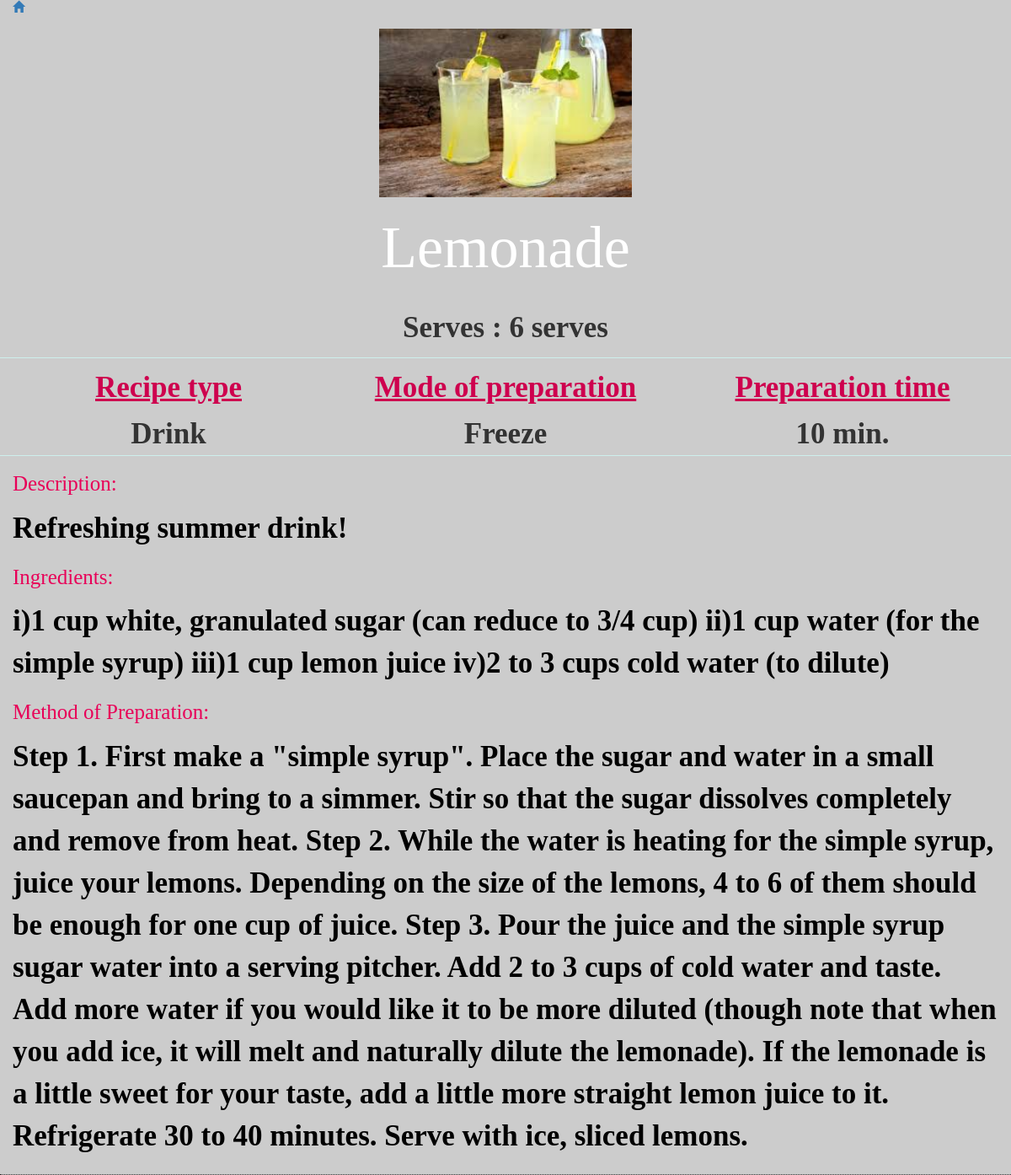
/front.php, run on the app's committed database.
### tables this page shows
CREATE TABLE `recipes` (
  `id` int(11) NOT NULL,
  `title` varchar(10) NOT NULL,
  `des` varchar(50) NOT NULL,
  `type` varchar(20) NOT NULL,
  `mode` varchar(30) NOT NULL,
  `time` varchar(10) NOT NULL,
  `ing` varchar(1000) NOT NULL,
  `method` varchar(5000) NOT NULL,
  `serve` varchar(50) NOT NULL,
  `image` varchar(500) NOT NULL
);

### front.php (the view, shortened to what this page needs)
<?php
$c=mysqli_connect('localhost','root','','cook');
$q="select * from recipes ";
$r=mysqli_query($c,$q);
while($s=mysqli_fetch_array($r))
{
$ttl=$s['title'];
$des=$s['des'];
$ty=$s['type'];
$pmo=$s['mode'];
$pti=$s['time'];
$in=$s['ing'];
$mp=$s['method'];
$ser=$s['serve'];
echo "<div class='container-fluid' style='background-color:#CCCCCC'>";
echo "<a href='index.php' class='row' ><span class='glyphicon glyphicon-home'>";
echo "</span>";
echo "</a>";
  echo "<div class='row'>";
	 echo " <div class='col-md-12 col-lg-12 image'>";
	 echo  "<img src='upload/".$s['image']."'height=200 class='image'>";
	  echo  "</div>";
   echo  "</div>";
   echo  "<div class='row'>";
    echo  " <div class='col-md-12 col-lg-12 title'>$ttl";
	echo  " </div>";
 echo  " </div>";
 echo  "  <div class='row'>";
  echo  "   <div class='col-md-12 col-lg-12 serves' >Serves : $ser";
  echo  " </div>";
  echo  " </div>";
  echo  " <div class='row recipes'>";
   echo  "  <div class='col-md-4 col-lg-4' style='float:left' >";
	   echo  "  <div class='row sectiontitle' >Recipe type";
	   echo  " </div>";
		 echo  " <div class='row sub'>$ty";
		 echo  " </div>";
	echo " </div>";
    echo  " <div class='col-md-4 col-lg-4' style='float:left'>";
	   echo  "  <div class='row sectiontitle' >Mode of preparation";
	   echo  " </div>";
		echo  "  <div class='row sub'>$pmo";
		echo  " </div>";
	echo  " </div>";
    echo  " <div class='col-md-4 col-lg-4' style='float:left'>";
	   echo  " <div class='row sectiontitle' >Preparation time";
	   echo  " </div>";
		 echo  " <div class='row sub'>$pti";
		 echo  " </div>";
	echo  " </div>";
	echo  " </div>";
    echo  " <div class='row'>";
      echo  " <div class='col-md-12 col-lg-12 head' >Description:";
	  echo  " </div>";
	  echo  " <div class='col-md-12 col-lg-12 des' >$des";
	  echo  " </div>";
    echo  " </div>";
	echo  " <div class='row'>";
      echo  " <div class='col-md-12 col-lg-12 head' >Ingredients:";
	  echo  " </div>";
	  echo  " <div class='col-md-12 col-lg-12 ingre' >$in<br>";
	  echo  " </div>";
    echo  " </div>";
	echo  " <div class='row'>";
      echo  " <div class='col-md-12 col-lg-12 head' >Method of Preparation: ";
	  echo  " </div>";
	  echo  " <div class='col-md-12 col-lg-12 method' >$mp<br> ";
	  echo  " </div>";
    echo  " </div>";
	echo  " <div class='row' style='border-bottom:dotted 1px;padding:10px 10px 10px 10px'>";
	echo  " </div>";
  echo  " </div>";
}
?>
<html>
<head>
<link rel="stylesheet" type="text/css" href="bootstrap/css/bootstrap.css">
<link rel="stylesheet" type="text/css" href="bootstrap/css/bootstrap.min.css">
</head>
<body>
</body>
</html>

### front.php (style rules this page uses)
.title { font-family: cooper black; font-size: 70px; font-weight: normal; font-style: normal; text-transform: none; text-decoration: none; color: #FFFFFF; margin-top:10px; text-align:center; }
.image { text-align:center; display: inline-block; background-repeat: no-repeat; background-position: center; background-size:cover; margin-top:10px; }
.serves { margin-top:20px; font-family:"A Yummy Apology"; font-size: 35px; font-weight:bold; font-style: normal; text-transform: none; text-decoration: none; text-align:center; }
.recipes { margin-top:10px; border-top-color: #CDEFEC; border-top-width: 1px; border-top-style: solid; border-bottom-color: #CDEFEC; border-bottom-width: 1px; border-bottom-style: solid; }
.sectiontitle { margin-top:10px; position: relative; font-family:Brush script MT; font-size: 35px; font-weight: BOLD; font-style:none; text-decoration:underline; text-align: center; color: #CE004E; }
.sub { margin-top:5px; font-family:"A Yummy Apology"; font-size: 35px; font-weight:bold; font-style: normal; text-transform: none; text-align: center; }
.head { font-family: cooper black;; font-size: 25px; font-weight: normal; font-style: normal; text-transform: none; text-decoration: none; color: #E80058; margin-top: 15px; }
.des,.ingre,.method { margin-top:10px; font-family:"A Yummy Apology"; font-size:35px; font-weight:bold; font-style:normal; color:#000000; }

### data on the page
recipes: image (picture), title "Lemonade", serve "6 serves", type "Drink", mode "Freeze", time "10 min.", des "Refreshing summer drink!", ing "i)1 cup white, granulated sugar (can reduce to 3/4 cup) ii)1 cup water (for the simple syrup) iii)1 cup lemon juice iv)2 to 3 cups cold water (to dilute)", method "Step 1. First make a \"simple syrup\". Place the sugar and water in a small saucepan and bring to a simmer. Stir so that the sugar dissolves completely and remove from heat. Step 2. While the water is heating for the simple syrup, juice your lemons. Depending on the size of the lemons, 4 to 6 of them should be enough for one cup of juice. Step 3. Pour the juice and the simple syrup sugar water into a serving pitcher. Add 2 to 3 cups of cold water and taste. Add more water if you would like it to be more diluted (though note that when you add ice, it will melt and naturally dilute the lemonade). If the lemonade is a little sweet for your taste, add a little more straight lemon juice to it.…"
